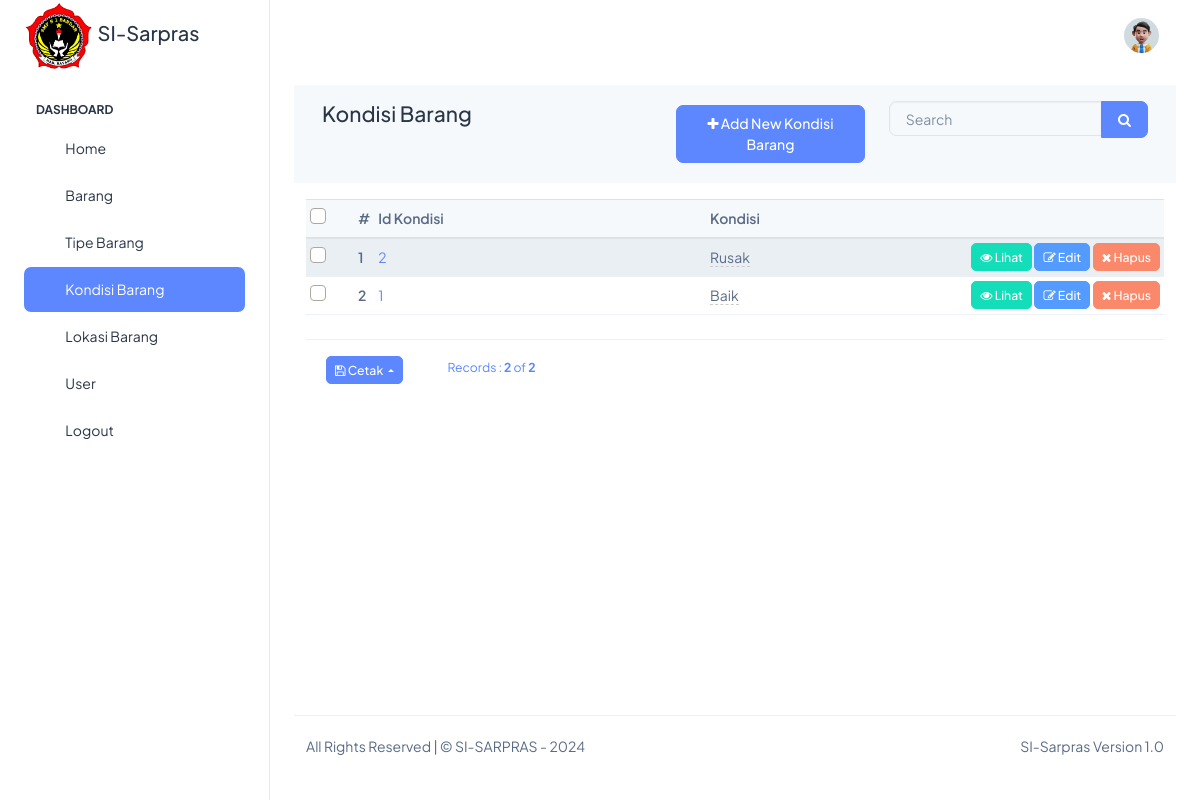
Page /kondisi_barang (signed in) on the committed database.
### tables this page shows
CREATE TABLE `kondisi_barang` (
  `id_kondisi` int(11) NOT NULL,
  `Kondisi` varchar(255) NOT NULL
);

### app/views/partials/kondisi_barang/list.php (the view, shortened to what the rows shown need)
<?php
$can_edit = ACL::is_allowed("kondisi_barang/edit");
$can_view = ACL::is_allowed("kondisi_barang/view");
$can_delete = ACL::is_allowed("kondisi_barang/delete");
?>
<?php
$page_element_id = "list-page-" . random_str();
$current_page = $this->set_current_page_link();
$view_data = $this->view_data;
$records = $view_data->records;
?>
<section class="page" id="<?php echo $page_element_id; ?>" data-page-type="list"  data-display-type="table" data-page-url="<?php print_link($current_page); ?>">
        <div  class="">
            <div class="container-fluid">
                <div class="row ">
                    <div class="col-md-12 comp-grid">
                        <div  class=" animated fadeIn page-content">
                            <div id="kondisi_barang-list-records">
                                <div id="page-report-body" class="table-responsive">
                                    <table class="table  table-striped table-sm text-left">
                                        <thead class="table-header bg-light">
                                            <tr>
                                                <?php if($can_delete){ ?>
                                                <th class="td-checkbox">
                                                    <label class="custom-control custom-checkbox custom-control-inline">
                                                    </label>
                                                </th>
                                                <?php } ?>
                                                <th class="td-sno">#</th>
                                                <th  class="td-id_kondisi"> Id Kondisi</th>
                                                <th  class="td-Kondisi"> Kondisi</th>
                                                <th class="td-btn"></th>
                                            </tr>
                                        </thead>
                                        <?php
                                        if(!empty($records)){
                                        ?>
                                        <tbody class="page-data" id="page-data-<?php echo $page_element_id; ?>">
                                            <?php
                                            $counter = 0;
                                            foreach($records as $data){
                                            $rec_id = (!empty($data['id_kondisi']) ? urlencode($data['id_kondisi']) : null);
                                            $counter++;
                                            ?>
                                            <tr>
                                                <?php if($can_delete){ ?>
                                                <th class=" td-checkbox">
                                                    <label class="custom-control custom-checkbox custom-control-inline">
                                                        </label>
                                                    </th>
                                                    <?php } ?>
                                                    <th class="td-sno"><?php echo $counter; ?></th>
                                                    <td class="td-id_kondisi"><a href="<?php print_link("kondisi_barang/view/$data[id_kondisi]") ?>"><?php echo $data['id_kondisi']; ?></a></td>
                                                    <td class="td-Kondisi">
                                                        <span <?php if($can_edit){ ?> data-value="<?php echo $data['Kondisi']; ?>"
                                                            data-pk="<?php echo $data['id_kondisi'] ?>"
                                                            data-url="<?php print_link("kondisi_barang/editfield/" . urlencode($data['id_kondisi'])); ?>"
                                                            data-name="Kondisi"
                                                            data-title="Enter Kondisi"
                                                            data-placement="left"
                                                            data-toggle="click"
                                                            data-type="text"
                                                            data-mode="popover"
                                                            data-showbuttons="left"
                                                            class="is-editable" <?php } ?>>
                                                            <?php echo $data['Kondisi']; ?>
                                                        </span>
                                                    </td>
                                                    <th class="td-btn">
                                                        <?php if($can_view){ ?>
                                                        <a class="btn btn-sm btn-success has-tooltip" title="View Record" href="<?php print_link("kondisi_barang/view/$rec_id"); ?>">
                                                            <i class="fa fa-eye"></i> Lihat
                                                        </a>
                                                        <?php } ?>
                                                        <?php if($can_edit){ ?>
                                                        <a class="btn btn-sm btn-info has-tooltip" title="Edit This Record" href="<?php print_link("kondisi_barang/edit/$rec_id"); ?>">
                                                            <i class="fa fa-edit"></i> Edit
                                                        </a>
                                                        <?php } ?>
                                                        <?php if($can_delete){ ?>
                                                        <a class="btn btn-sm btn-danger has-tooltip record-delete-btn" title="Delete this record" href="" data-prompt-msg="Apakah anda yakin ingin menghapus data ini?" data-display-style="modal">
                                                            <i class="fa fa-times"></i>
                                                            Hapus
                                                        </a>
                                                        <?php } ?>
                                                    </th>
                                                </tr>
                                                <?php
                                                }
                                                ?>
                                            </tbody>
                                            <?php
                                            }
                                            ?>
                                        </table>
                                    </div>
                                                    </div>
                                                </div>
                                            </div>
                                        </div>
                                    </div>
                                </div>
                            </section>

### rows in the picture
kondisi_barang: id_kondisi "2", Kondisi "Rusak"
kondisi_barang: id_kondisi "1", Kondisi "Baik"

### other values in the picture
$menuobj['label'] "Home"
$menuobj['label'] "Barang"
$menuobj['label'] "Tipe Barang"
$menuobj['label'] "Kondisi Barang"
$menuobj['label'] "Lokasi Barang"
$menuobj['label'] "User"
$record_position "2"
$this->total_records "2"
SITE_NAME "SI-SARPRAS"
